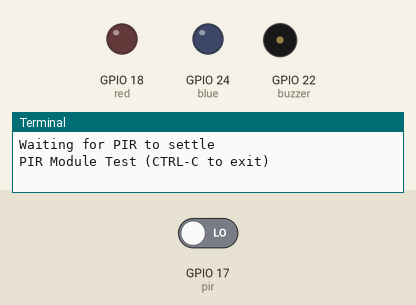
The program below on a simulated Raspberry Pi (BCM pin numbers). Parts: output pins drawn as LEDs (lit = HIGH), buzzer (waves = sounding, pin HIGH), the last lines printed to the terminal. Dashed ring = blinking. The inputs (shaded band) are chosen by the test bench; at power-on: GPIO 17 (pir) LOW. Sending an e-mail succeeds after 1 s.

Above: at 1.2 s.
1.3 s: GPIO 17 (pir) driven HIGH
At 2.7 s:
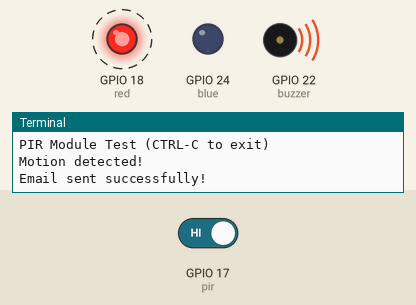
At 3.2 s:
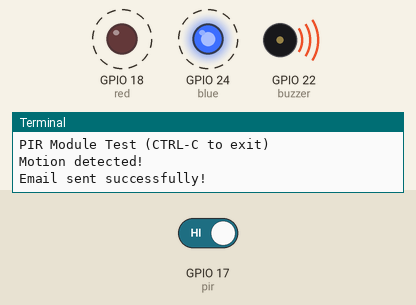
4.3 s: GPIO 17 (pir) driven LOW
Timing chart, 0 to 7.4 s (numbered marks = the images above; inputs shaded):
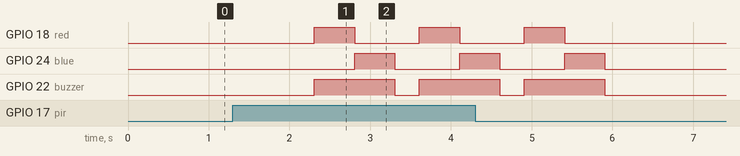

The program:

alarm_system.py
```python
from gpiozero import MotionSensor, LED, Buzzer
import time
import smtplib
from email.mime.text import MIMEText
from email.mime.multipart import MIMEMultipart

# Set a variable to hold the GPIO Pin identity
pir = MotionSensor(17)
red = LED(18)
blue = LED(24)
buzzer = Buzzer(22)

# Email configuration
sender = "covcollegelab@gmail.com"  # Change to your sender email
password = "irsn xidp xuoi kags"  # Replace with your app password
receiver = "###"  # Change to the receiver email

def send_email(receiver, subject, body):
    msg = MIMEMultipart()
    msg["From"] = sender
    msg["To"] = receiver
    msg["Subject"] = subject

    msg.attach(MIMEText(body, "plain"))

    try:
        with smtplib.SMTP("smtp.gmail.com", 587) as server:
            server.starttls()
            server.login(sender, password)
            server.sendmail(sender, receiver, msg.as_string())
        print("Email sent successfully!")
    except Exception as e:
        print(f"Error: {e}")

# Wait for PIR sensor to settle
print("Waiting for PIR to settle")
pir.wait_for_no_motion()
print("PIR Module Test (CTRL-C to exit)")

# Variables to hold the current and last states
currentstate = False
previousstate = False

try:
    # Loop until user quits with CTRL-C
    while True:
        # Read PIR state
        currentstate = pir.motion_detected

        # If the PIR is triggered
        if currentstate and not previousstate:
            print("Motion detected!")
            # Send email alert
            send_email(receiver, "Motion Alert", "Motion has been detected by the PIR sensor. Please check the area.")

            # Flash lights and sound buzzer three times
            for _ in range(3):
                buzzer.on()
                red.on()
                time.sleep(0.5)
                red.off()
                blue.on()
                time.sleep(0.5)
                blue.off()
                buzzer.off()  # Ensure buzzer is turned off after each flash
                time.sleep(0.3)

            # Record previous state
            previousstate = True

        # If the PIR has returned to the ready state (no motion)
        elif not currentstate and previousstate:
            print("No Motion")
            previousstate = False

        # Wait for 10 milliseconds
        time.sleep(0.01)

except KeyboardInterrupt:
    print("Quit")
```

Measured:
- after the input at 1.3 s, GPIO 18 (red): alternates HIGH for 0.50 s and LOW for 0.80 s, starting after 1.0 s; GPIO 24 (blue): LOW → HIGH after 1.5 s, → LOW 0.50 s later, → HIGH 0.80 s later; GPIO 22 (buzzer): LOW → HIGH after 1.0 s, → LOW 1.0 s later, → HIGH 0.30 s later
